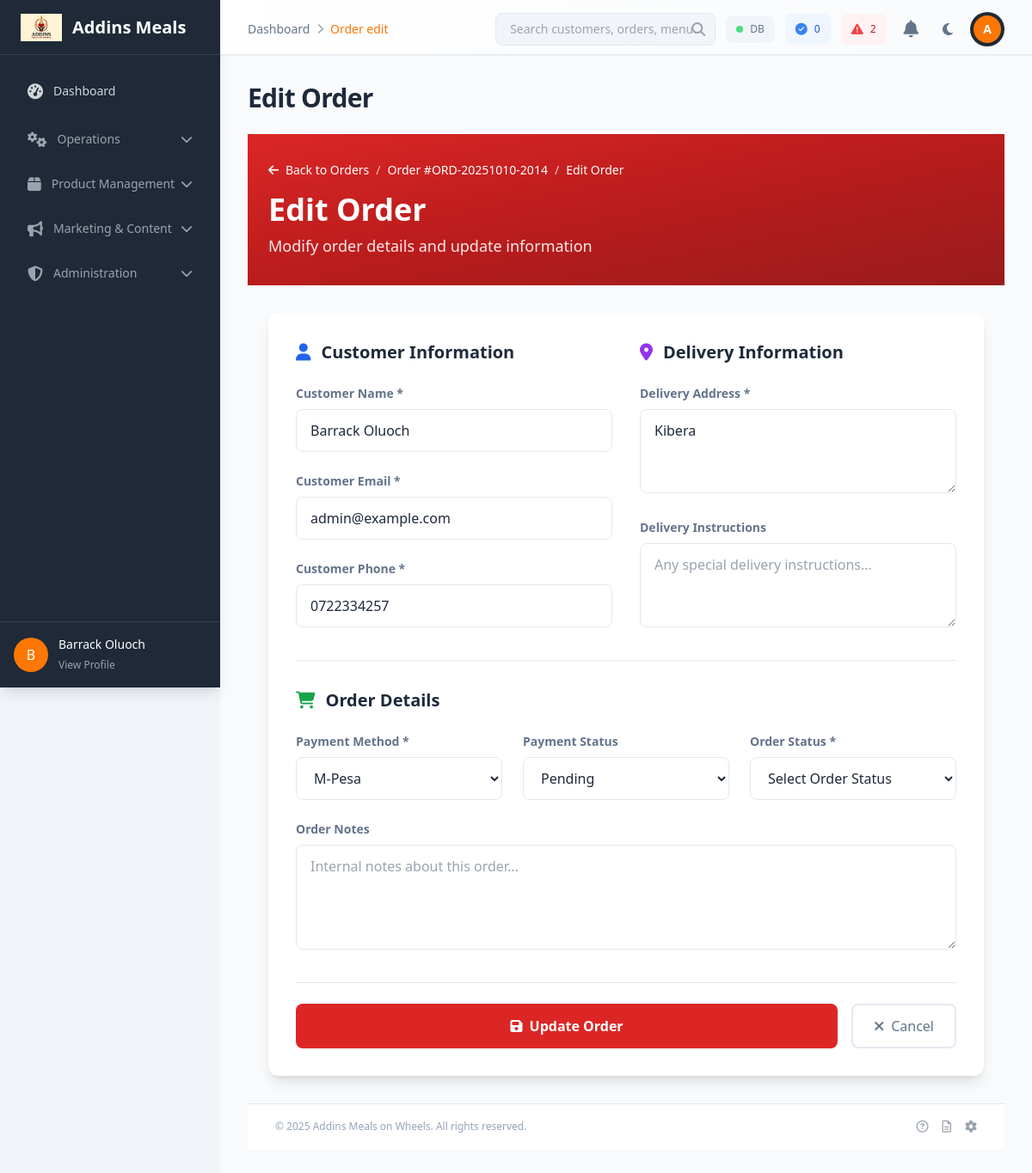
The page /admin/order_edit.php?id=81 (signed in) on the database its author committed.
### tables this page shows
CREATE TABLE `orders` (
  `id` int(11) NOT NULL,
  `user_id` int(11) NOT NULL,
  `order_number` varchar(50) NOT NULL,
  `customer_name` varchar(255) NOT NULL,
  `customer_email` varchar(255) NOT NULL,
  `customer_phone` varchar(20) NOT NULL,
  `delivery_address` text NOT NULL,
  `delivery_instructions` text DEFAULT NULL,
  `subtotal` decimal(10,2) NOT NULL DEFAULT 0.00,
  `delivery_fee` decimal(10,2) NOT NULL DEFAULT 0.00,
  `total` decimal(10,2) NOT NULL DEFAULT 0.00,
  `payment_method` varchar(50) NOT NULL DEFAULT 'cash_on_delivery',
  `payment_status` enum('pending','confirmed','failed','refunded') NOT NULL DEFAULT 'pending',
  `status` varchar(50) NOT NULL DEFAULT 'pending',
  `created_at` timestamp NOT NULL DEFAULT current_timestamp(),
  `updated_at` timestamp NOT NULL DEFAULT current_timestamp() ON UPDATE current_timestamp()
);

CREATE TABLE `users` (
  `id` int(11) NOT NULL,
  `name` varchar(100) NOT NULL,
  `email` varchar(150) NOT NULL,
  `password` varchar(255) NOT NULL,
  `role` enum('customer','admin','driver','delivery','ambassador') DEFAULT 'customer',
  `created_at` timestamp NOT NULL DEFAULT current_timestamp(),
  `status` enum('active','inactive') NOT NULL DEFAULT 'active',
  `phone` varchar(20) DEFAULT NULL,
  `updated_at` timestamp NOT NULL DEFAULT current_timestamp() ON UPDATE current_timestamp(),
  `created_by` int(11) DEFAULT NULL COMMENT 'ID of the ambassador who referred this user'
);

### admin/order_edit.php (the view, shortened to what this page needs)
<?php
require_once 'includes/functions.php';
$order_id = (int)$_GET['id'];
$query = "SELECT o.*,
                u.name as customer_name,
                u.email as customer_email,
                u.phone as customer_phone
         FROM orders o
         LEFT JOIN users u ON o.user_id = u.id
         WHERE o.id = :order_id";
$params = [':order_id' => $order_id];
try {
    $stmt = $pdo->prepare($query);
    $stmt->execute($params);
    $order = $stmt->fetch(PDO::FETCH_ASSOC);
} catch (PDOException $e) {
    error_log("Error fetching order: " . $e->getMessage());
    $_SESSION['message'] = ['type' => 'error', 'text' => 'Database error occurred'];
    header('Location: orders.php');
    exit();
}
$form_data = $form_data ?? $order;
include 'includes/header.php';
?>
<div class="bg-gradient-to-br from-red-600 via-red-700 to-red-800 text-white">
    <div class="container mx-auto px-6 py-8">
        <div class="flex flex-col lg:flex-row lg:items-center lg:justify-between">
            <div>
                <nav class="flex items-center space-x-2 text-sm mb-4">
                    <a href="orders.php" class="hover:text-red-200 transition-colors">
                        <i class="fas fa-arrow-left mr-1"></i> Back to Orders
                    </a>
                    <span class="text-red-200">/</span>
                    <a href="order_view.php?id=<?= $order['id'] ?>" class="hover:text-red-200 transition-colors">
                        Order #<?= htmlspecialchars($order['order_number']) ?>
                    </a>
                    <span class="text-red-200">/</span>
                    <span>Edit Order</span>
                </nav>
                <h1 class="text-3xl md:text-4xl font-bold mb-2">Edit Order</h1>
                <p class="text-lg opacity-90">Modify order details and update information</p>
            </div>
        </div>
    </div>
</div>
<div class="container mx-auto px-6 py-8">
    <div class="bg-white rounded-xl shadow-lg p-8">
        <form method="POST" action="">
            <div class="grid grid-cols-1 lg:grid-cols-2 gap-8">
                <div>
                    <h3 class="text-xl font-bold text-gray-900 mb-6 flex items-center">
                        <i class="fas fa-user mr-3 text-blue-600"></i>
                        Customer Information
                    </h3>
                    <div class="space-y-6">
                        <div>
                            <label for="customer_name" class="block text-sm font-semibold text-gray-700 mb-2">
                                Customer Name *
                            </label>
                            <input type="text"
                                   id="customer_name"
                                   name="customer_name"
                                   value="<?php echo htmlspecialchars($form_data['customer_name'] ?? ''); ?>"
                                   class="w-full px-4 py-3 border border-gray-300 rounded-lg focus:ring-2 focus:ring-red-500 focus:border-red-500 transition-colors"
                                   required>
                        </div>
                        <div>
                            <label for="customer_email" class="block text-sm font-semibold text-gray-700 mb-2">
                                Customer Email *
                            </label>
                            <input type="email"
                                   id="customer_email"
                                   name="customer_email"
                                   value="<?php echo htmlspecialchars($form_data['customer_email'] ?? ''); ?>"
                                   class="w-full px-4 py-3 border border-gray-300 rounded-lg focus:ring-2 focus:ring-red-500 focus:border-red-500 transition-colors"
                                   required>
                        </div>
                        <div>
                            <label for="customer_phone" class="block text-sm font-semibold text-gray-700 mb-2">
                                Customer Phone *
                            </label>
                            <input type="tel"
                                   id="customer_phone"
                                   name="customer_phone"
                                   value="<?php echo htmlspecialchars($form_data['customer_phone'] ?? ''); ?>"
                                   class="w-full px-4 py-3 border border-gray-300 rounded-lg focus:ring-2 focus:ring-red-500 focus:border-red-500 transition-colors"
                                   required>
                        </div>
                    </div>
                </div>
                <div>
                    <h3 class="text-xl font-bold text-gray-900 mb-6 flex items-center">
                        <i class="fas fa-map-marker-alt mr-3 text-purple-600"></i>
                        Delivery Information
                    </h3>
                    <div class="space-y-6">
                        <div>
                            <label for="delivery_address" class="block text-sm font-semibold text-gray-700 mb-2">
                                Delivery Address *
                            </label>
                            <textarea id="delivery_address"
                                      name="delivery_address"
                                      rows="3"
                                      class="w-full px-4 py-3 border border-gray-300 rounded-lg focus:ring-2 focus:ring-red-500 focus:border-red-500 transition-colors"
                                      required><?php echo htmlspecialchars($form_data['delivery_address'] ?? ''); ?></textarea>
                        </div>
                        <div>
                            <label for="delivery_instructions" class="block text-sm font-semibold text-gray-700 mb-2">
                                Delivery Instructions
                            </label>
                            <textarea id="delivery_instructions"
                                      name="delivery_instructions"
                                      rows="3"
                                      class="w-full px-4 py-3 border border-gray-300 rounded-lg focus:ring-2 focus:ring-red-500 focus:border-red-500 transition-colors"
                                      placeholder="Any special delivery instructions..."><?php echo htmlspecialchars($form_data['delivery_instructions'] ?? ''); ?></textarea>
                        </div>
                    </div>
                </div>
            </div>
            <div class="mt-8 pt-8 border-t border-gray-200">
                <h3 class="text-xl font-bold text-gray-900 mb-6 flex items-center">
                    <i class="fas fa-shopping-cart mr-3 text-green-600"></i>
                    Order Details
                </h3>
                <div class="grid grid-cols-1 md:grid-cols-3 gap-6">
                    <div>
                        <label for="payment_method" class="block text-sm font-semibold text-gray-700 mb-2">
                            Payment Method *
                        </label>
                        <select id="payment_method"
                                name="payment_method"
                                class="w-full px-4 py-3 border border-gray-300 rounded-lg focus:ring-2 focus:ring-red-500 focus:border-red-500 transition-colors"
                                required>
                            <option value="mpesa" <?php echo ($form_data['payment_method'] ?? '') === 'mpesa' ? 'selected' : ''; ?>>M-Pesa</option>
                        </select>
                    </div>
                    <div>
                        <label for="payment_status" class="block text-sm font-semibold text-gray-700 mb-2">
                            Payment Status
                        </label>
                        <select id="payment_status"
                                name="payment_status"
                                class="w-full px-4 py-3 border border-gray-300 rounded-lg focus:ring-2 focus:ring-red-500 focus:border-red-500 transition-colors">
                            <option value="pending" <?php echo ($form_data['payment_status'] ?? '') === 'pending' ? 'selected' : ''; ?>>Pending</option>
                        </select>
                    </div>
                    <div>
                        <label for="status" class="block text-sm font-semibold text-gray-700 mb-2">
                            Order Status *
                        </label>
                        <select id="status"
                                name="status"
                                class="w-full px-4 py-3 border border-gray-300 rounded-lg focus:ring-2 focus:ring-red-500 focus:border-red-500 transition-colors"
                                required>
                            <option value="">Select Order Status</option>
                        </select>
                    </div>
                </div>
                <div class="mt-6">
                    <label for="notes" class="block text-sm font-semibold text-gray-700 mb-2">
                        Order Notes
                    </label>
                    <textarea id="notes"
                              name="notes"
                              rows="4"
                              class="w-full px-4 py-3 border border-gray-300 rounded-lg focus:ring-2 focus:ring-red-500 focus:border-red-500 transition-colors"
                              placeholder="Internal notes about this order..."><?php echo htmlspecialchars($form_data['notes'] ?? ''); ?></textarea>
                </div>
            </div>
            <div class="mt-8 pt-6 border-t border-gray-200 flex flex-col sm:flex-row gap-4">
                <button type="submit" class="flex-1 bg-red-600 hover:bg-red-700 text-white px-6 py-3 rounded-lg font-semibold transition-colors duration-200 flex items-center justify-center">
                    <i class="fas fa-save mr-2"></i>
                    Update Order
                </button>
                <a href="order_view.php?id=<?= $order['id'] ?>"
                   class="px-6 py-3 border-2 border-gray-300 text-gray-700 rounded-lg hover:bg-gray-50 transition-colors duration-200 flex items-center justify-center">
                    <i class="fas fa-times mr-2"></i>
                    Cancel
                </a>
            </div>
        </form>
    </div>
</div>
<?php include 'includes/footer.php'; ?>

### admin/includes/header.php (style rules this page uses)
body { margin: 0; padding: 0; }
:root { --bg-primary: #ffffff; --bg-secondary: #f8fafc; --bg-tertiary: #f1f5f9; --text-primary: #1e293b; --text-secondary: #64748b; --text-muted: #94a3b8; --border-color: #e2e8f0; --shadow-color: rgba(0, 0, 0, 0.1); --card-bg: #ffffff; --input-bg: #ffffff; --sidebar-bg: #ffffff; --primary-color: #fc7703; }
body { background-color: var(--bg-primary); color: var(--text-primary); transition: background-color 0.3s ease, color 0.3s ease; }
.bg-white { background-color: var(--card-bg) !important; }
.bg-gray-100 { background-color: var(--bg-tertiary) !important; }
.text-gray-900 { color: var(--text-primary) !important; }
.text-gray-700 { color: var(--text-secondary) !important; }
.border-gray-200 { border-color: var(--border-color) !important; }
.border-gray-300 { border-color: var(--border-color) !important; }
input, textarea, select { background-color: var(--input-bg) !important; color: var(--text-primary) !important; border-color: var(--border-color) !important; }
*, *::before, *::after { transition: background-color 0.3s ease, color 0.3s ease, border-color 0.3s ease; }

### rows shown on the page
orders: order_number "ORD-20251010-2014", customer_name "Barrack Oluoch", customer_email "admin@example.com", customer_phone "0722334257", delivery_address "Kibera", payment_method "M-Pesa"

### other values the page prints
substr($_SESSION['username'] ?? 'A', 0, 1) "B"
$_SESSION['username'] "Barrack Oluoch"
$breadcrumb['name'] "Dashboard"
$breadcrumb['name'] "Order edit"
$systemStatus['orders_today'] "0"
$systemStatus['pending_orders'] "2"
substr($_SESSION['name'] ?? 'A', 0, 1) "A"
$page_title "Edit Order"
